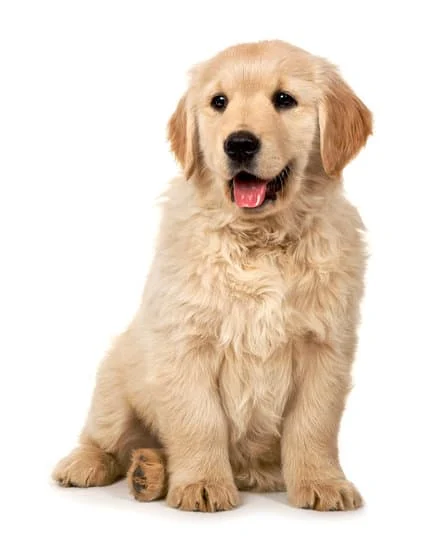
#> input picture sample.jpg, 443 x 550 px
$ python task2-3.py
#> lines starting #> are read from the running program, lines starting #| are printed output that depends on the picture
# 심화 코드: Depth Map을 기반으로 3D 포인트 클라우드 생성
import cv2
import numpy as np
import matplotlib.pyplot as plt

# 이미지 로드
image = cv2.imread('sample.jpg')
#> image is the input picture: shape (550, 443, 3); mean B, G, R 203.4, 217.5, 231.8

# 그레이스케일 변환
gray = cv2.cvtColor(image, cv2.COLOR_BGR2GRAY)
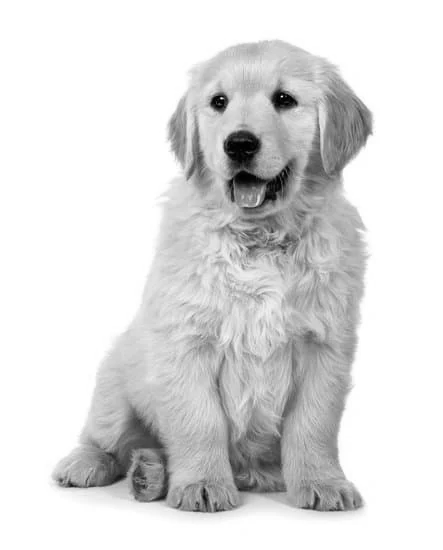
#> gray: shape (550, 443); min 0, max 255, mean 220.2

# Depth Map 생성
depth_map = cv2.applyColorMap(gray, cv2.COLORMAP_JET)
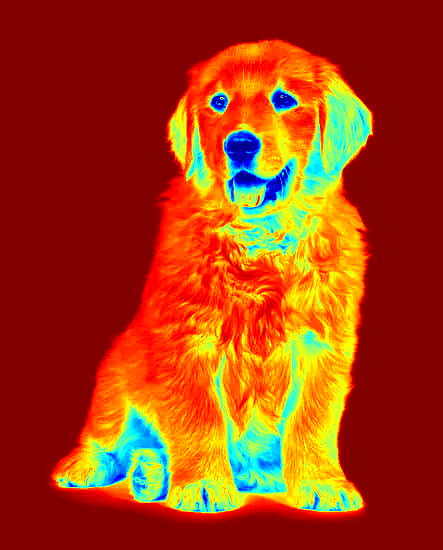
#> depth_map: shape (550, 443, 3); mean B, G, R 16.8, 60.6, 164.6

# 3D 포인트 클라우드 변환
h, w = depth_map.shape[:2]
#> h = 550; w = 443
X, Y = np.meshgrid(np.arange(w), np.arange(h))
Z = gray.astype(np.float32) # Depth 값을 Z 축으로 사용

# 3D 좌표 생성
points_3d = np.dstack((X, Y, Z))
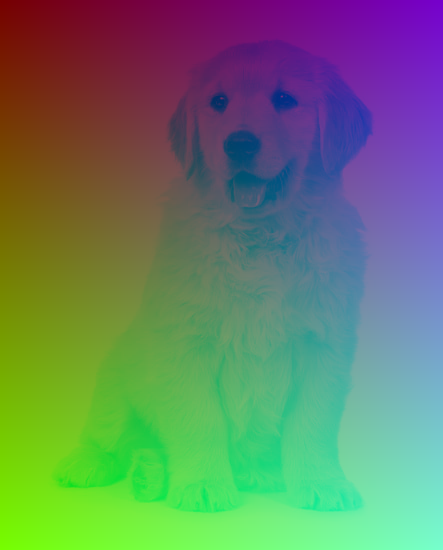
#> points_3d: shape (550, 443, 3) float64; mean of channels 0, 1, 2 221, 274.5, 220.2; drawn with min black and max white

# 결과 출력
#cv2.imshow('Depth Map', depth_map)
#cv2.waitKey(0)
#cv2.destroyAllWindows()

# 3D 시각화
fig = plt.figure(figsize=(8,6))
ax = fig.add_subplot(111, projection='3d')
ax.scatter(points_3d[:,:,0].flatten(),

           points_3d[:,:,1].flatten(),
           points_3d[:,:,2].flatten(),
           c=points_3d[:,:,2].flatten(), cmap='viridis', s=1)
ax.set_xlabel('X')
ax.set_ylabel('Y')
ax.set_zlabel('Depth')
plt.show()
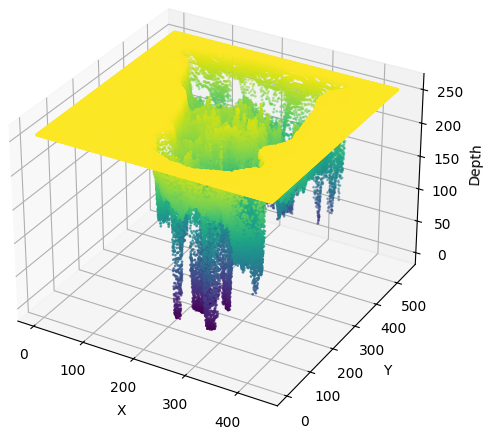
#> figure drawn by matplotlib, 1 panel
